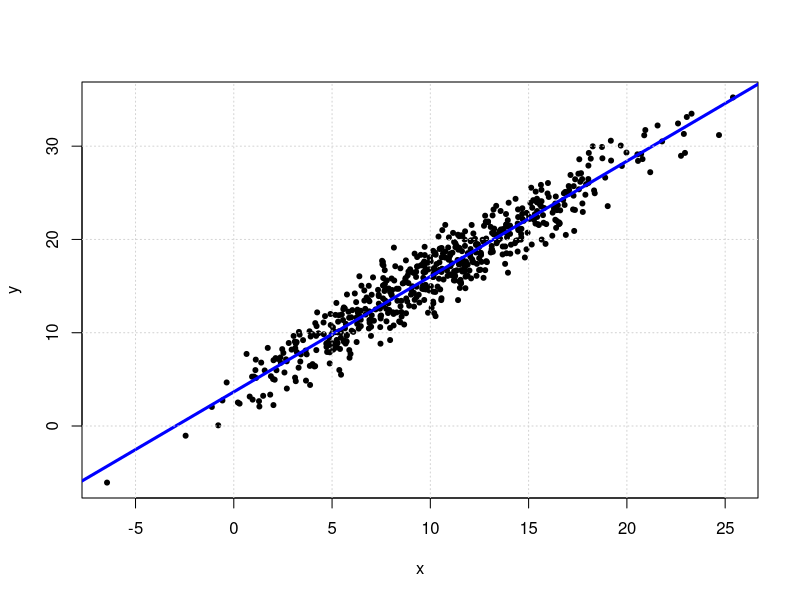
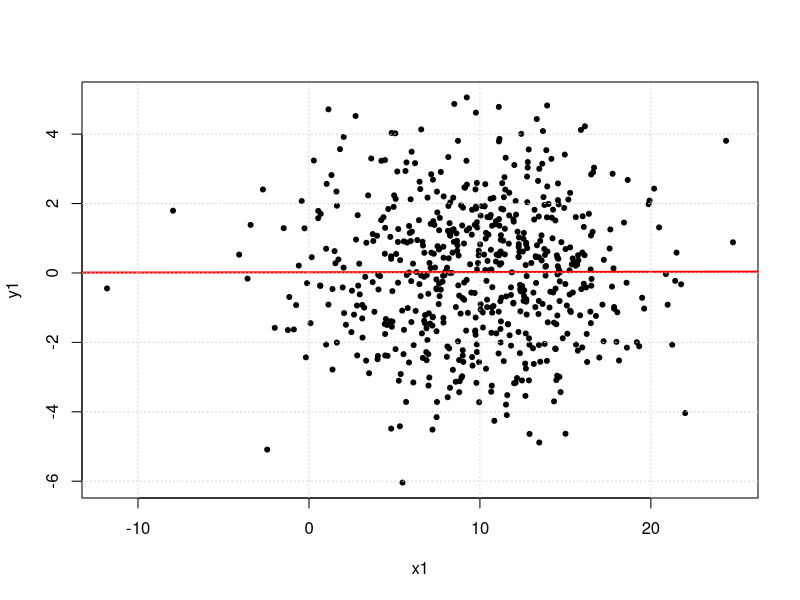

Source code (R) for these figures, in order:
## ---- chunk 1
x=rnorm(600, mean=10, sd=5)
y=4+1.2*x+rnorm(600, mean=0, sd=2)
plot(x,y,pch=20)
abline(lm(y ~ x), col="blue", lwd=3)
grid()
## ---- chunk 2
x1=rnorm(600, mean=10, sd=5)
y1=rnorm(600, mean=0, sd=2)
plot(x1,y1, pch=20)
abline(lm(y1 ~ x1), col="red", lwd=2)
grid()
## ---- chunk 3
fit=lm(y~x)
fit2=lm(y1~x1)
summary(fit)
summary(fit2)
